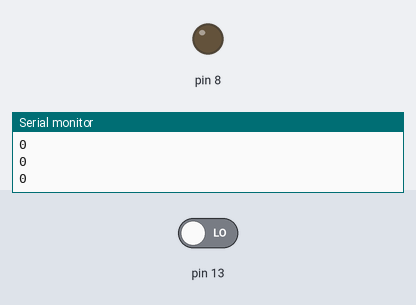
A sketch run on a simulated Arduino Uno, built with avr-gcc and run on an emulated ATmega328P. Shown: output pins drawn as LEDs (lit = HIGH), the last lines printed to the serial monitor. Inputs (shaded band) come from the test bench; at power-on: pin 13 LOW.

Above: at 1.2 s.
1.3 s: pin 13 driven HIGH
At 2.0 s:
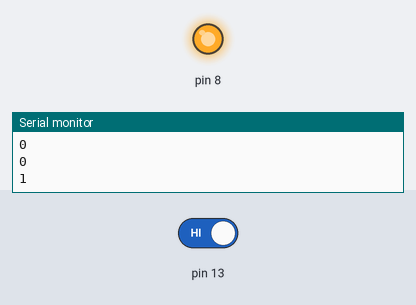
4.3 s: pin 13 driven LOW
At 6.3 s:
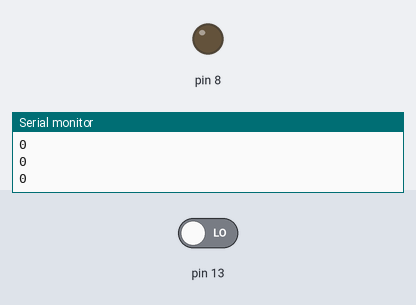
Timing chart, 0 to 7.8 s (numbered marks = the images above; inputs shaded):
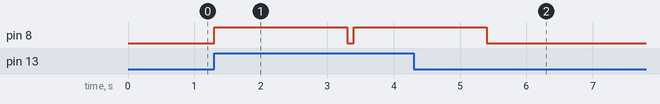

Measured:
- after the input at 1.3 s, pin 8: LOW → HIGH at once, → LOW 2.0 s later, → HIGH 0.10 s later
- after the input at 4.3 s, pin 8: goes on until 5.4 s, then stays LOW

The sketch:

humansenseor.ino
```cpp
void setup(){
  pinMode(13, INPUT);
  pinMode(8, OUTPUT);

  Serial.begin(9600);
}

void loop()
{
  int value = digitalRead(13);
  Serial.println(value);

  if(value == HIGH)
    {
      digitalWrite(8, HIGH);
      delay(2000);
      digitalWrite(8, LOW);
    }
    delay(100);

}
```
